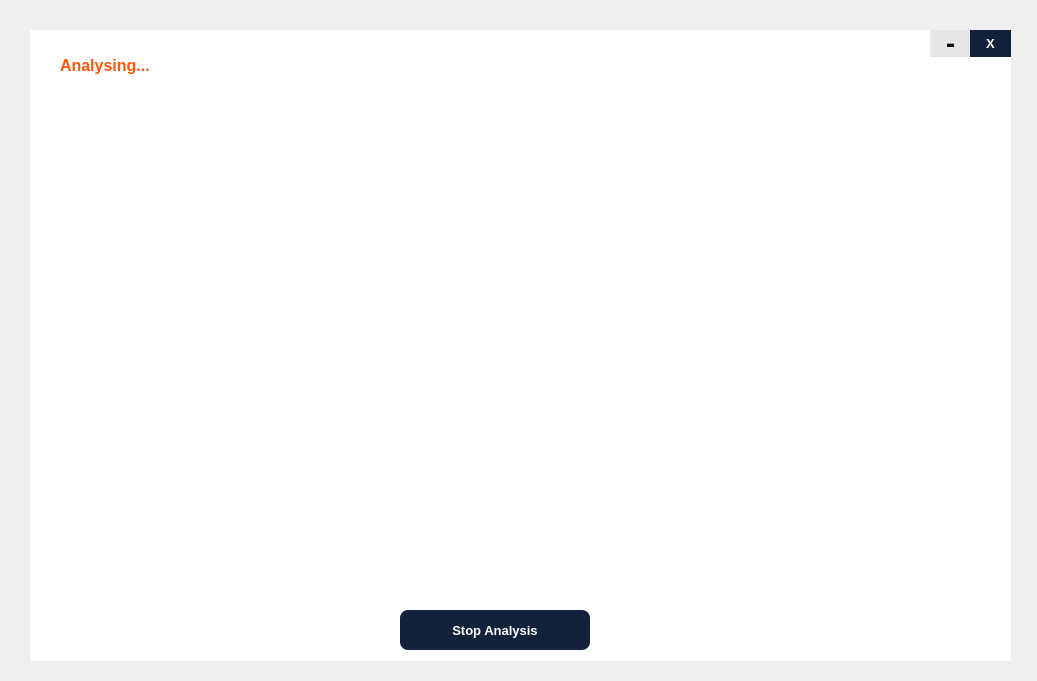
<?xml version="1.0" encoding="UTF-8"?>
<ui version="4.0">
 <class>MainWindow</class>
 <widget class="QMainWindow" name="MainWindow">
  <property name="geometry">
   <rect>
    <x>0</x>
    <y>0</y>
    <width>1037</width>
    <height>681</height>
   </rect>
  </property>
  <property name="windowTitle">
   <string>MainWindow</string>
  </property>
  <widget class="QWidget" name="centralwidget">
   <widget class="QWidget" name="drop_widget" native="true">
    <property name="geometry">
     <rect>
      <x>20</x>
      <y>20</y>
      <width>991</width>
      <height>651</height>
     </rect>
    </property>
    <widget class="QLabel" name="label_detection">
     <property name="geometry">
      <rect>
       <x>10</x>
       <y>10</y>
       <width>981</width>
       <height>631</height>
      </rect>
     </property>
     <property name="styleSheet">
      <string notr="true">background-color: rgb(255, 255, 255);</string>
     </property>
     <property name="text">
      <string/>
     </property>
    </widget>
    <widget class="QPushButton" name="stop_detection_button">
     <property name="geometry">
      <rect>
       <x>380</x>
       <y>590</y>
       <width>190</width>
       <height>40</height>
      </rect>
     </property>
     <property name="font">
      <font>
       <pointsize>10</pointsize>
       <weight>75</weight>
       <bold>true</bold>
      </font>
     </property>
     <property name="styleSheet">
      <string notr="true">QPushButton{
border-radius: 8px;
background:#14213d;
height: 30px;
color: #fff;

}
QPushButton:hover{
background-color: #fb5607;
}
QPushButton:pressed{
padding-top:5px;
padding-left:5px;
}
</string>
     </property>
     <property name="text">
      <string>Stop Analysis</string>
     </property>
    </widget>
    <widget class="QPushButton" name="min_butto">
     <property name="geometry">
      <rect>
       <x>910</x>
       <y>10</y>
       <width>41</width>
       <height>27</height>
      </rect>
     </property>
     <property name="font">
      <font>
       <pointsize>20</pointsize>
       <weight>75</weight>
       <bold>true</bold>
      </font>
     </property>
     <property name="cursor">
      <cursorShape>PointingHandCursor</cursorShape>
     </property>
     <property name="styleSheet">
      <string notr="true">
QPushButton{

border-radius: 13.5px;
background:#e5e5e5;
color: #000;

}
QPushButton:hover{
background-color:#06d6a0;
color:#fff;
}
QPushButton:pressed{
padding-top:5px;
padding-left:5px;
}

</string>
     </property>
     <property name="text">
      <string>-</string>
     </property>
    </widget>
    <widget class="QPushButton" name="cls_button">
     <property name="geometry">
      <rect>
       <x>950</x>
       <y>10</y>
       <width>41</width>
       <height>27</height>
      </rect>
     </property>
     <property name="font">
      <font>
       <pointsize>10</pointsize>
       <weight>75</weight>
       <bold>true</bold>
      </font>
     </property>
     <property name="cursor">
      <cursorShape>PointingHandCursor</cursorShape>
     </property>
     <property name="styleSheet">
      <string notr="true">
QPushButton{

border-radius: 13.5px;
background:#14213d;
color: #fff;

}
QPushButton:hover{
background-color:#e63946;
}
QPushButton:pressed{
padding-top:5px;
padding-left:5px;
}

</string>
     </property>
     <property name="text">
      <string>X</string>
     </property>
    </widget>
    <widget class="QLabel" name="label">
     <property name="geometry">
      <rect>
       <x>40</x>
       <y>30</y>
       <width>131</width>
       <height>31</height>
      </rect>
     </property>
     <property name="font">
      <font>
       <pointsize>12</pointsize>
       <weight>75</weight>
       <bold>true</bold>
      </font>
     </property>
     <property name="styleSheet">
      <string notr="true">color:#fb5607;</string>
     </property>
     <property name="text">
      <string>Analysing...</string>
     </property>
    </widget>
   </widget>
  </widget>
 </widget>
 <resources/>
 <connections/>
</ui>
